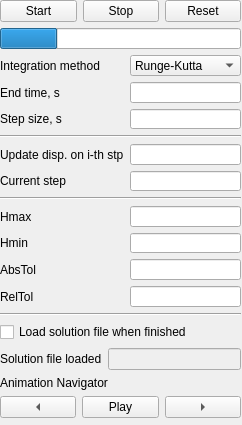
<?xml version="1.0" encoding="UTF-8"?>
<ui version="4.0">
 <class>Form</class>
 <widget class="QWidget" name="Form">
  <property name="windowModality">
   <enum>Qt::NonModal</enum>
  </property>
  <property name="enabled">
   <bool>true</bool>
  </property>
  <property name="geometry">
   <rect>
    <x>0</x>
    <y>0</y>
    <width>242</width>
    <height>425</height>
   </rect>
  </property>
  <property name="sizePolicy">
   <sizepolicy hsizetype="Fixed" vsizetype="Minimum">
    <horstretch>0</horstretch>
    <verstretch>0</verstretch>
   </sizepolicy>
  </property>
  <property name="minimumSize">
   <size>
    <width>242</width>
    <height>425</height>
   </size>
  </property>
  <property name="maximumSize">
   <size>
    <width>242</width>
    <height>425</height>
   </size>
  </property>
  <property name="windowTitle">
   <string notr="true">Simulation Control</string>
  </property>
  <property name="locale">
   <locale language="English" country="UnitedStates"/>
  </property>
  <widget class="QWidget" name="layoutWidget">
   <property name="geometry">
    <rect>
     <x>0</x>
     <y>0</y>
     <width>241</width>
     <height>418</height>
    </rect>
   </property>
   <layout class="QVBoxLayout" name="verticalLayout_2">
    <item>
     <layout class="QHBoxLayout" name="horizontalLayout">
      <item>
       <widget class="QPushButton" name="simulationStartButton">
        <property name="text">
         <string>Start</string>
        </property>
       </widget>
      </item>
      <item>
       <widget class="QPushButton" name="simulationStopButton">
        <property name="sizePolicy">
         <sizepolicy hsizetype="Fixed" vsizetype="Fixed">
          <horstretch>0</horstretch>
          <verstretch>0</verstretch>
         </sizepolicy>
        </property>
        <property name="text">
         <string>Stop</string>
        </property>
       </widget>
      </item>
      <item>
       <widget class="QPushButton" name="simulationResetButton">
        <property name="text">
         <string>Reset</string>
        </property>
       </widget>
      </item>
     </layout>
    </item>
    <item>
     <layout class="QGridLayout" name="gridLayout">
      <item row="2" column="0">
       <widget class="QLabel" name="endTimeLabel">
        <property name="text">
         <string>End time, s</string>
        </property>
       </widget>
      </item>
      <item row="3" column="0">
       <widget class="QLabel" name="stepSizeLabel">
        <property name="text">
         <string>Step size, s </string>
        </property>
       </widget>
      </item>
      <item row="3" column="1">
       <widget class="QLineEdit" name="stepSize">
        <property name="inputMethodHints">
         <set>Qt::ImhDigitsOnly|Qt::ImhPreferNumbers</set>
        </property>
       </widget>
      </item>
      <item row="2" column="1">
       <widget class="QLineEdit" name="endTime">
        <property name="inputMethodHints">
         <set>Qt::ImhDigitsOnly|Qt::ImhPreferNumbers</set>
        </property>
       </widget>
      </item>
      <item row="5" column="0">
       <widget class="QLabel" name="updateDisplayStepLabel">
        <property name="text">
         <string>Update disp. on i-th stp</string>
        </property>
       </widget>
      </item>
      <item row="5" column="1">
       <widget class="QLineEdit" name="updateDisplayStep">
        <property name="inputMethodHints">
         <set>Qt::ImhDigitsOnly|Qt::ImhPreferNumbers</set>
        </property>
       </widget>
      </item>
      <item row="6" column="0">
       <widget class="QLabel" name="currentStepLabel">
        <property name="text">
         <string>Current step </string>
        </property>
       </widget>
      </item>
      <item row="8" column="0">
       <widget class="QLabel" name="HmaxLabel">
        <property name="text">
         <string>Hmax</string>
        </property>
       </widget>
      </item>
      <item row="4" column="0" colspan="2">
       <widget class="Line" name="line_3">
        <property name="orientation">
         <enum>Qt::Horizontal</enum>
        </property>
       </widget>
      </item>
      <item row="11" column="0">
       <widget class="QLabel" name="relTolLabel">
        <property name="text">
         <string>RelTol</string>
        </property>
       </widget>
      </item>
      <item row="6" column="1">
       <widget class="QLineEdit" name="currentStep">
        <property name="enabled">
         <bool>true</bool>
        </property>
        <property name="inputMethodHints">
         <set>Qt::ImhDigitsOnly|Qt::ImhPreferNumbers</set>
        </property>
       </widget>
      </item>
      <item row="7" column="0" colspan="2">
       <widget class="Line" name="line_4">
        <property name="orientation">
         <enum>Qt::Horizontal</enum>
        </property>
       </widget>
      </item>
      <item row="9" column="0">
       <widget class="QLabel" name="HminLabel">
        <property name="text">
         <string>Hmin</string>
        </property>
       </widget>
      </item>
      <item row="10" column="0">
       <widget class="QLabel" name="absTolLabel">
        <property name="text">
         <string>AbsTol</string>
        </property>
       </widget>
      </item>
      <item row="1" column="0">
       <widget class="QLabel" name="endTimeLabel_3">
        <property name="text">
         <string>Integration method</string>
        </property>
       </widget>
      </item>
      <item row="1" column="1">
       <widget class="QComboBox" name="integrationMethodComboBox">
        <item>
         <property name="text">
          <string>Runge-Kutta</string>
         </property>
        </item>
       </widget>
      </item>
      <item row="9" column="1">
       <widget class="QLineEdit" name="Hmin">
        <property name="enabled">
         <bool>true</bool>
        </property>
        <property name="inputMethodHints">
         <set>Qt::ImhDigitsOnly|Qt::ImhPreferNumbers</set>
        </property>
       </widget>
      </item>
      <item row="8" column="1">
       <widget class="QLineEdit" name="Hmax">
        <property name="enabled">
         <bool>true</bool>
        </property>
        <property name="inputMethodHints">
         <set>Qt::ImhDigitsOnly|Qt::ImhPreferNumbers</set>
        </property>
       </widget>
      </item>
      <item row="11" column="1">
       <widget class="QLineEdit" name="relTol">
        <property name="enabled">
         <bool>true</bool>
        </property>
        <property name="inputMethodHints">
         <set>Qt::ImhDigitsOnly|Qt::ImhPreferNumbers</set>
        </property>
       </widget>
      </item>
      <item row="10" column="1">
       <widget class="QLineEdit" name="absTol">
        <property name="enabled">
         <bool>true</bool>
        </property>
        <property name="inputMethodHints">
         <set>Qt::ImhDigitsOnly|Qt::ImhPreferNumbers</set>
        </property>
       </widget>
      </item>
      <item row="12" column="0" colspan="2">
       <widget class="Line" name="line_5">
        <property name="orientation">
         <enum>Qt::Horizontal</enum>
        </property>
       </widget>
      </item>
      <item row="0" column="0" colspan="2">
       <widget class="QProgressBar" name="simulation_progressBar">
        <property name="value">
         <number>24</number>
        </property>
        <property name="textVisible">
         <bool>false</bool>
        </property>
        <property name="format">
         <string>%p%</string>
        </property>
       </widget>
      </item>
     </layout>
    </item>
    <item>
     <layout class="QGridLayout" name="gridLayout_2">
      <item row="4" column="1">
       <widget class="QLineEdit" name="solutionFileLoaded_display">
        <property name="enabled">
         <bool>false</bool>
        </property>
       </widget>
      </item>
      <item row="4" column="0">
       <widget class="QLabel" name="solutionFileLoaded_label">
        <property name="text">
         <string>Solution file loaded</string>
        </property>
       </widget>
      </item>
      <item row="0" column="0" colspan="2">
       <widget class="QCheckBox" name="loadSolutionFileStatus">
        <property name="text">
         <string>Load solution file when finished</string>
        </property>
       </widget>
      </item>
     </layout>
    </item>
    <item>
     <layout class="QGridLayout" name="gridLayout_3">
      <item row="1" column="0">
       <widget class="QToolButton" name="backwardButton">
        <property name="enabled">
         <bool>true</bool>
        </property>
        <property name="sizePolicy">
         <sizepolicy hsizetype="MinimumExpanding" vsizetype="Fixed">
          <horstretch>0</horstretch>
          <verstretch>1</verstretch>
         </sizepolicy>
        </property>
        <property name="minimumSize">
         <size>
          <width>40</width>
          <height>22</height>
         </size>
        </property>
        <property name="text">
         <string>-t</string>
        </property>
        <property name="arrowType">
         <enum>Qt::LeftArrow</enum>
        </property>
       </widget>
      </item>
      <item row="1" column="2">
       <widget class="QToolButton" name="forwardButton">
        <property name="enabled">
         <bool>true</bool>
        </property>
        <property name="sizePolicy">
         <sizepolicy hsizetype="MinimumExpanding" vsizetype="Fixed">
          <horstretch>0</horstretch>
          <verstretch>0</verstretch>
         </sizepolicy>
        </property>
        <property name="minimumSize">
         <size>
          <width>40</width>
          <height>22</height>
         </size>
        </property>
        <property name="text">
         <string>+t</string>
        </property>
        <property name="arrowType">
         <enum>Qt::RightArrow</enum>
        </property>
       </widget>
      </item>
      <item row="1" column="1">
       <widget class="QToolButton" name="playButton">
        <property name="enabled">
         <bool>true</bool>
        </property>
        <property name="sizePolicy">
         <sizepolicy hsizetype="MinimumExpanding" vsizetype="Minimum">
          <horstretch>0</horstretch>
          <verstretch>1</verstretch>
         </sizepolicy>
        </property>
        <property name="minimumSize">
         <size>
          <width>0</width>
          <height>22</height>
         </size>
        </property>
        <property name="text">
         <string>Play</string>
        </property>
       </widget>
      </item>
      <item row="0" column="0" colspan="3">
       <widget class="QLabel" name="label">
        <property name="text">
         <string>Animation Navigator</string>
        </property>
       </widget>
      </item>
     </layout>
    </item>
   </layout>
  </widget>
 </widget>
 <resources/>
 <connections/>
</ui>
